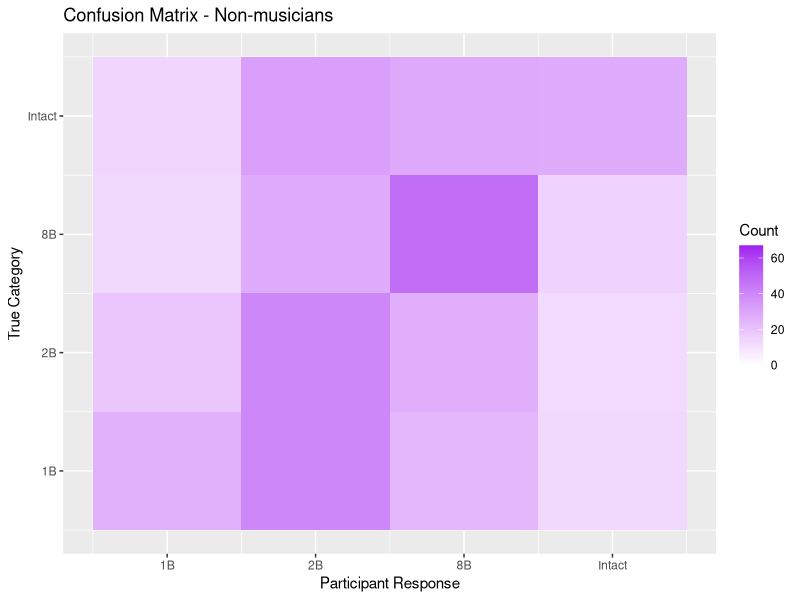
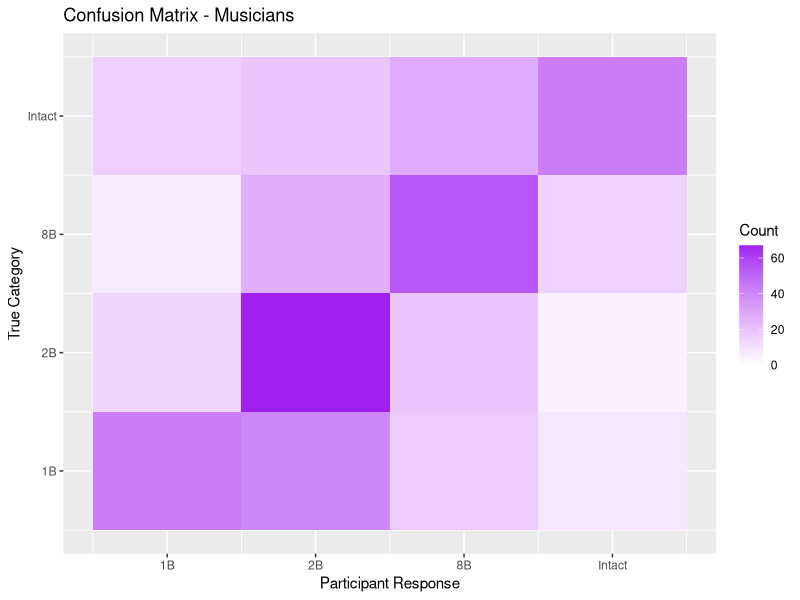

These charts were generated, in order, by the following R code:
library(caret) # version 6.0-94
library(tidyverse) # version 2.0.0
library(reshape2) # version 1.4.4

# data are hard-coded from '../data/primary/dataConfuseMatrix.xlsx'

#Nonmusicians
expected_value_nonMus <- factor(c(1, 4, 3,	3,	4,	1,	2,	2,	4,	4,	3,	3,	1,	1,	2,	2,	2,	1,	4,	3,	3,	4,	1,	2,	3,	2,	3,	1,	1,	4,	4,	2,	1,	3,	1,	3,	4,	3,	3,	2,	4,	3,	1,	1,	4,	1,	4,	3,	3,	2,	2,	4,	3,	3,	2,	4,	1,	1,	4,	3,	4,	2,	2,	3,	1,	1,	3,	4,	4,	1,	1,	3,	2,	2,	3,	1,	3,	4,	2,	4,	1,	1,	4,	1,	4,	2,	2,	3,	3,	1,	2,	3,	1,	4,	2,	3,	4,	3,	4,	1,	4,	3,	2,	2,	1,	3,	4,	2,	4,	1,	3,	2,	1,	1,	4,	4,	2,	3,	1,	2,	3,	2,	4,	3,	4,	1,	4,	1,	3,	2,	3,	4,	2,	4,	4,	1,	2,	2,	1,	3,	3,	4,	1,	4,	1,	3,	3,	2,	2,	4,	1,	1,	4,	2,	2,	3,	3,	4,	3,	4,	3,	1,	1,	2,	2,	3,	4,	4,	2,	1,	3,	1,	2,	4,	1,	3,	1,	3,	2,	2,	4,	4,	1,	4,	1,	3,	2,	2,	2,	4,	1,	1,	2,	4,	3,	3,	3,	1,	4,	3,	2,	2,	1,	1,	1,	2,	4,	2,	4,	3,	3,	4,	3,	3,	1,	4,	1,	2,	2,	3,	3,	2,	1,	4,	1,	4,	2,	3,	1,	4,	4,	2,	3,	2,	1,	4,	2,	3,	1,	3,	2,	4,	1,	1,	2,	4,	3,	2,	1,	1,	2,	1,	2,	3,	4,	4,	3,	2,	1,	4,	1,	4,	3,	3,	4,	1,	3,	2,	3,	4,	2,	3,	4,	3,	4,	2,	2,	1,	1,	1,	3,	4,	1,	2,	2,	3,	4,	3,	4,	2,	4,	1,	1,	1,	2,	2,	1,	4,	3,	4,	3,	4,	3,	4,	1,	2,	1,	2,	3,	2,	3,	3,	1,	4,	1,	4,	2,	4,	4,	2,	1,	3,	1,	3,	2,	3,	2,	1,	4,	1,	3,	4,	1,	2,	1,	3,	4,	3,	4,	2,	4,	3,	3,	1,	1,	2,	2,	4,	2,	2,	1,	1,	4,	4,	3,	2,	4,	4,	1,	2,	1,	3,	3,	1,	1,	2,	4,	3,	2,	3,	4,	4,	4,	2,	1,	2,	3,	3,	1,	1,	2,	2,	1,	3,	3,	4,	4,	4,	1,	4,	1,	3,	3,	2,	2,	2,	3,	4,	4,	3,	1,	3,	4,	2,	3,	1,	2 ,1))
predicted_value_nonMus <- factor(c(2,	1,	2,	3,	4,	3,	3,	3,	3,	1,	2,	3,	3,	2,	3,	2,	2,	3,	1,	3,	3,	4,	2,	4,	3,	2,	3,	1,	1,	3,	4,	4,	4,	1,	2,	3,	1,	3,	2,	3,	3,	2,	2,	2,	1,	2,	1,	2,	3,	2,	2,	2,	1,	2,	2,	2,	3,	4,	3,	2,	2,	3,	1,	2,	3,	1,	2,	3,	2,	3,	3,	2,	1,	2,	3,	2,	3,	4,	2,	4,	1,	1,	1,	2,	3,	2,	1,	1,	1,	2,	1,	1,	2,	1,	3,	3,	2,	1,	3,	1,	2,	4,	1,	2,	2,	3,	3,	3,	1,	2,	4,	4,	3,	3,	2,	3,	1,	4,	3,	4,	4,	3,	4,	3,	2,	2,	2,	3,	3,	2,	3,	3,	4,	4,	3,	3,	3,	2,	1,	3,	3,	1,	3,	2,	3,	2,	1,	4,	2,	2,	3,	1,	2,	3,	3,	2,	2,	4,	3,	2,	2,	2,	2,	2,	1,	2,	4,	3,	1,	2,	3,	1,	2,	3,	2,	2,	1,	1,	1,	2,	4,	4,	2,	4,	2,	3,	4,	2,	2,	2,	4,	4,	4,	4,	4,	2,	3,	4,	3,	4,	3,	3,	1,	2,	1,	2,	1,	2,	3,	3,	3,	2,	2,	3,	2,	3,	1,	3,	2,	2,	3,	2,	4,	2,	3,	3,	2,	4,	3,	4,	3,	2,	2,	2,	2,	3,	2,	3,	2,	2,	1,	2,	1,	4,	3,	2,	4,	4,	4,	2,	2,	3,	1,	3,	2,	2,	1,	3,	2,	2,	2,	3,	1,	3,	2,	3,	3,	2,	3,	3,	4,	3,	1,	2,	4,	1,	2,	1,	1,	3,	3,	2,	3,	2,	1,	1,	2,	3,	3,	2,	3,	3,	2,	1,	3,	2,	1,	4,	3,	4,	4,	2,	2,	2,	4,	3,	2,	4,	4,	3,	4,	4,	4,	3,	2,	3,	2,	2,	1,	2,	1,	3,	2,	4,	2,	3,	4,	4,	2,	2,	2,	4,	2,	3,	1,	2,	3,	3,	3,	3,	4,	3,	3,	1,	2,	2,	3,	4,	1,	3,	2,	1,	3,	2,	1,	2,	4,	4,	1,	1,	2,	3,	3,	2,	2,	1,	3,	3,	2,	1,	1,	2,	2,	3,	1,	3,	3,	3,	3,	2,	3,	2,	4,	4,	2,	4,	4,	4,	1,	4,	2,	3,	4,	1,	1,	3,	2,	4,	4,	3,	3,	3,	2,	1,	2,	4,	2,	1))

#Creating confusion matrix
confusionSeg_nonMus <- confusionMatrix(data=predicted_value_nonMus, reference = expected_value_nonMus)

#Display results 
confusionSeg_nonMus

matrix_nonMus <- confusionSeg_nonMus$table

#Musicians
expected_value_mus <- factor(c(2,	1,	1,	3,	3,	4,	4,	4,	3,	2,	4,	1,	2,	1,	3,	3,	1,	2,	4,	1,	4,	3,	2,	1,	4,	2,	4,	1,	3,	2,	3,	3,	2,	1,	2,	3,	4,	1,	4,	3,	1,	1,	2,	4,	2,	4,	3,	3,	2,	2,	4,	1,	3,	1,	4,	4,	4,	3,	2,	1,	2,	1,	2,	2,	3,	3,	1,	1,	4,	4,	4,	3,	4,	2,	1,	2,	3,	1,	2,	1,	2,	3,	1,	4,	4,	3,	4,	1,	4,	3,	3,	1,	2,	2,	2,	1,	3,	1,	4,	4,	3,	2,	3,	1,	1,	2,	3,	2,	4,	4,	3,	1,	4,	1,	2,	2,	3,	1,	4,	2,	1,	3,	4,	3,	2,	4,	3,	4,	3,	2,	1,	1,	2,	1,	2,	2,	1,	4,	4,	3,	3,	1,	4,	4,	1,	2,	2,	3,	3,	3,	1,	1,	3,	4,	2,	4,	2,	4,	3,	1,	3,	4,	1,	2,	4,	1,	2,	1,	4,	2,	3,	3,	1,	2,	4,	3,	2,	3,	1,	2,	2,	3,	4,	1,	4,	1,	3,	2,	3,	4,	1,	1,	2,	4,	2,	3,	1,	2,	4,	3,	1,	4,	3,	3,	1,	2,	1,	4,	4,	2,	4,	1,	3,	3,	2,	2,	4,	1,	3,	4,	4,	2,	2,	1,	1,	3,	2,	3,	4,	1,	4,	2,	3,	1,	1,	4,	1,	2,	3,	4,	2,	1,	4,	2,	3,	3,	1,	4,	4,	1,	1,	4,	3,	2,	2,	3,	2,	2,	3,	1,	4,	4,	1,	4,	1,	4,	2,	2,	1,	3,	3,	2,	2,	4,	1,	3,	3,	1,	4,	3,	1,	4,	2,	1,	3,	2,	4,	4,	3,	1,	3,	4,	1,	2,	2,	3,	1,	4,	3,	2,	2,	4,	1,	1,	4,	3,	2,	3,	1,	2,	4,	4,	4,	1,	3,	1,	3,	2,	2,	1,	4,	3,	2,	1,	3,	4,	2,	1,	4,	4,	2,	1,	3,	2,	3,	1,	1,	4,	3,	4,	2,	2,	3,	4,	4,	1,	3,	2,	2,	1,	3,	2,	3,	2,	1,	4,	4,	1,	3,	4,	2,	3,	1,	4,	3,	1,	2,	2,	4,	2,	1,	3,	1,	4,	3,	1,	3,	4,	1,	2,	4,	3,	2,	2,	1,	2,	1,	3,	4,	3,	4,	1,	3,	2,	1,	3,	4,	2,	4,	3,	3,	4,	4,	2,	1,	1,	2,	3,	2,	2,	3,	4,	1,	1,	4,	1,	2,	3,	1,	3,	4,	2,	4))
predicted_value_mus <- factor(c(3,	4,	3,	4,	2,	1,	3,	2,	3,	2,	2,	2,	3,	2,	2,	2,	2,	3,	3,	2,	3,	3,	3,	3,	4,	2,	3,	1,	4,	1,	3,	2,	2,	3,	2,	2,	2,	3,	2,	3,	2,	4,	2,	4,	2,	4,	3,	3,	2,	3,	4,	1,	3,	2,	4,	3,	4,	3,	2,	1,	2,	1,	3,	2,	3,	3,	1,	1,	4,	4,	3,	3,	4,	2,	1,	2,	2,	2,	2,	2,	2,	3,	2,	4,	1,	3,	2,	4,	3,	2,	2,	4,	3,	3,	3,	1,	3,	2,	3,	3,	3,	2,	2,	1,	3,	1,	2,	1,	3,	1,	3,	1,	3,	1,	2,	1,	2,	3,	4,	2,	1,	3,	4,	4,	2,	1,	2,	2,	2,	2,	1,	1,	2,	2,	2,	2,	2,	2,	1,	1,	1,	4,	2,	3,	4,	3,	2,	4,	2,	3,	3,	2,	4,	4,	1,	4,	2,	4,	3,	2,	3,	4,	1,	2,	3,	2,	1,	3,	1,	3,	2,	3,	3,	2,	2,	3,	3,	2,	2,	4,	3,	1,	2,	3,	3,	3,	3,	2,	3,	4,	2,	2,	1,	4,	2,	3,	1,	2,	3,	4,	2,	4,	2,	3,	1,	2,	2,	1,	4,	4,	4,	2,	3,	3,	2,	2,	4,	1,	3,	4,	3,	2,	3,	2,	1,	3,	2,	4,	4,	2,	4,	2,	3,	1,	2,	4,	3,	2,	3,	4,	3,	1,	4,	2,	4,	3,	1,	4,	3,	1,	1,	3,	3,	2,	2,	3,	2,	4,	4,	1,	4,	4,	2,	4,	2,	4,	2,	2,	1,	4,	3,	2,	1,	2,	1,	1,	2,	2,	1,	1,	2,	1,	2,	2,	3,	2,	4,	2,	3,	2,	3,	3,	1,	2,	2,	4,	2,	3,	3,	2,	2,	4,	1,	3,	3,	2,	2,	2,	3,	2,	4,	4,	4,	2,	3,	1,	4,	2,	2,	1,	2,	3,	2,	1,	3,	4,	1,	2,	4,	3,	1,	1,	3,	2,	3,	4,	2,	4,	4,	4,	3,	2,	3,	3,	3,	1,	3,	2,	2,	1,	3,	2,	3,	4,	2,	2,	4,	3,	3,	1,	3,	4,	1,	2,	3,	1,	1,	2,	1,	2,	4,	2,	2,	1,	4,	2,	1,	3,	2,	3,	1,	2,	2,	2,	3,	2,	1,	2,	3,	2,	3,	1,	3,	3,	2,	2,	2,	1,	1,	1,	2,	1,	2,	4,	3,	1,	1,	2,	2,	1,	3,	2,	1,	1,	2,	2,	2,	3,	1,	3,	1,	2,	3))

#Creating confusion matrix
confusionSeg_mus <- confusionMatrix(data=predicted_value_mus, reference = expected_value_mus)

#Display results 
confusionSeg_mus

matrix_mus <- confusionSeg_mus$table

max_value <- max(matrix_nonMus, matrix_mus)

#Heatmap

x_labels <- c("1B", "2B", "8B", "Intact")
y_labels <- c("1B", "2B", "8B", "Intact")

#nonmusicians
heatmap_df <- melt(matrix_nonMus)

num_cols <- ncol(heatmap_df)
num_rows <- nrow(heatmap_df)

ggplot(heatmap_df, aes(x = Prediction, y = Reference, fill = value)) +
  geom_tile() +
  scale_fill_gradient(low = "white", high = "purple", limits = c(0, max_value), name = "Count") +
  labs(title = "Confusion Matrix - Non-musicians", x = "Participant Response", y = "True Category") +
  scale_x_continuous(breaks = seq_along(x_labels), labels = x_labels) +
  scale_y_continuous(breaks = seq_along(y_labels), labels = y_labels) 
#ggsave('../figures/Fig6A_confusion_matrix_musicians.png', width = 5, height = 4.5)

#musicians
heatmap_df_mus <- melt(matrix_mus)

ggplot(heatmap_df_mus, aes(x = Prediction, y = Reference, fill = value)) +
  geom_tile() +
  scale_fill_gradient(low = "white", high = "purple", limits = c(0, max_value), name = "Count") +
  labs(title = "Confusion Matrix - Musicians", x = "Participant Response", y = "True Category") +
  scale_x_continuous(breaks = seq_along(x_labels), labels = x_labels) +
  scale_y_continuous(breaks = seq_along(y_labels), labels = y_labels)
#ggsave('../figures/Fig6B_confusion_matrix_musicians.png', width = 5, height = 4.5)